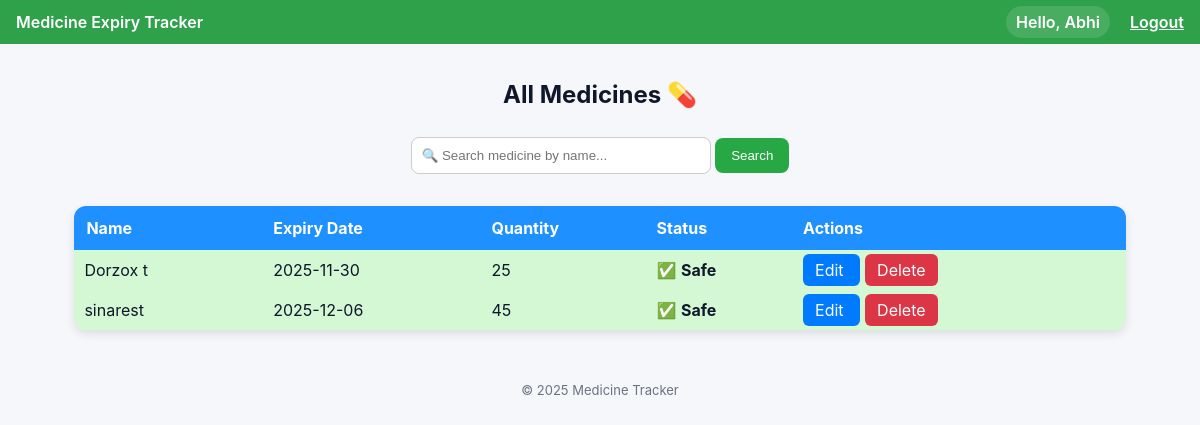
The page /near-expiry (signed in) on the database its author committed.
### tables this page shows
CREATE TABLE users (
    id INTEGER PRIMARY KEY AUTOINCREMENT,
    username TEXT UNIQUE NOT NULL,
    password_hash TEXT NOT NULL,
    created_at TEXT NOT NULL
);

CREATE TABLE medicine (
    id INTEGER PRIMARY KEY AUTOINCREMENT,
    name TEXT NOT NULL,
    expiry_date TEXT NOT NULL,
    quantity INTEGER NOT NULL
, user_id INTEGER);

### app.py (the view)
@app.route('/near-expiry')
@login_required
def near_expiry():
    conn = get_db()
    threshold = (datetime.now() + timedelta(days=30)).strftime('%Y-%m-%d')
    now = datetime.now().strftime('%Y-%m-%d')
    rows = conn.execute(
        "SELECT id, name, expiry_date, quantity FROM medicine WHERE expiry_date <= ? AND expiry_date >= ? AND user_id = ?",
        (threshold, now, session['user_id'])
    ).fetchall()
    return render_template("view_medicines.html", medicines=[dict(r) for r in rows], user=get_current_user())

### app.py (called while the page is built)
@app.context_processor
def inject_datetime():
    return {'datetime': datetime}

def get_db():
    if hasattr(g, '_db'):
        return g._db
    conn = sqlite3.connect(DATABASE)
    conn.row_factory = sqlite3.Row
    g._db = conn
    return conn

@app.teardown_appcontext
def close_connection(exception):
    db = getattr(g, '_db', None)
    if db is not None:
        db.close()

def init_db():
    conn = get_db()
    conn.execute("""
    CREATE TABLE IF NOT EXISTS users (
        id INTEGER PRIMARY KEY AUTOINCREMENT,
        username TEXT UNIQUE NOT NULL,
        password_hash TEXT NOT NULL,
        created_at TEXT NOT NULL
    )
    """)
    conn.execute("""
    CREATE TABLE IF NOT EXISTS medicine (
        id INTEGER PRIMARY KEY AUTOINCREMENT,
        name TEXT NOT NULL,
        expiry_date TEXT NOT NULL,
        quantity INTEGER NOT NULL,
        user_id INTEGER NOT NULL,
        FOREIGN KEY (user_id) REFERENCES users (id)
    )
    """)
    conn.commit()

@app.before_request
def startup():
    if not hasattr(g, 'db_initialized'):
        init_db()
        g.db_initialized = True

def login_required(f):
    @wraps(f)
    def decorated_function(*args, **kwargs):
        if 'user_id' not in session:
            flash("Please login to access that page.", "warning")
            return redirect(url_for('login', next=request.path))
        return f(*args, **kwargs)
    return decorated_function

def get_current_user():
    if 'user_id' in session:
        conn = get_db()
        user = conn.execute("SELECT id, username FROM users WHERE id = ?", (session['user_id'],)).fetchone()
        return user
    return None

### templates/view_medicines.html
{% extends "base.html" %}
{% block content %}
<h2 style="text-align:center; margin-bottom: 20px;">All Medicines 💊</h2>
<form method="get" action="/view" style="text-align: center; margin-bottom: 20px;">
    <input type="text" name="q" placeholder="🔍 Search medicine by name..." value="{{ query }}"
           style="padding: 10px; width: 300px; border: 1px solid #ccc; border-radius: 8px;">
    <button type="submit"
            style="padding: 10px 16px; background-color: #28a745; color: white; border: none; border-radius: 8px; cursor: pointer;">
        Search
    </button>
</form>
<table style="width:90%; margin:auto; border-collapse: collapse; border-radius: 12px; overflow: hidden; box-shadow: 0 4px 10px rgba(0,0,0,0.1);">
    <tr style="background-color: #1e90ff; color: white; text-align: left;">
        <th style="padding: 12px;">Name</th>
        <th>Expiry Date</th>
        <th>Quantity</th>
        <th>Status</th>
        <th>Actions</th>
    </tr>
    {% for med in medicines %}
    <tr
        {% if med.status == "expired" %}
            style="background-color: #ffcccc;"
        {% elif med.status == "near" %}
            style="background-color: #fff4cc;"
        {% else %}
            style="background-color: #d4f8d4;"
        {% endif %}
    >
        <td style="padding: 10px;">{{ med.name }}</td>
        <td>{{ med.expiry_date }}</td>
        <td>{{ med.quantity }}</td>
        <td>
            {% if med.status == "expired" %} ❌ <b>Expired</b>
            {% elif med.status == "near" %} ⚠️ <b>Near Expiry</b>
            {% else %} ✅ <b>Safe</b>
            {% endif %}
        </td>
        <td>
            <a href="/edit/{{ med.id }}"
               style="background-color: #007bff; color: white; padding: 6px 12px; border-radius: 6px; text-decoration: none; margin-right: 5px;">
               Edit
            </a>
            <a href="/delete/{{ med.id }}"
               style="background-color: #dc3545; color: white; padding: 6px 12px; border-radius: 6px; text-decoration: none;"
               onclick="return confirm('Are you sure you want to delete this medicine?');">
               Delete
            </a>
        </td>
    </tr>
    {% endfor %}
</table>
{% endblock %}

### templates/base.html (shortened to what this page needs)
<!DOCTYPE html>
<html lang="en">
<head>
  <link rel="stylesheet" href="{{ url_for('static', filename='css/style.css') }}">
</head>
<body>
  <div class="navbar">
    <div class="nav-left">Medicine Expiry Tracker</div>
    <div class="nav-right">
      {% if user %}
        <span class="user-pill">Hello, {{ user['username'] }}</span>
        <a href="{{ url_for('logout') }}" class="small-link">Logout</a>
      {% else %}
        <a href="{{ url_for('login') }}" class="small-link">Login</a>
      {% endif %}
    </div>
  </div>
  <div class="container">
    {% block content %}{% endblock %}
  </div>
  <footer class="footer">
    &copy; {{ datetime.utcnow().year }} Medicine Tracker
  </footer>
</body>
</html>

### static/css/style.css (style rules this page uses)
.container { padding: 20px; }
:root { --green:#2fa14b; --bg:#f5f7fa; --card:#ffffff; --muted:#6b7280; }
* { box-sizing:border-box }
body { margin:0; font-family:Inter, system-ui, Arial, sans-serif; background:var(--bg); color:#0f172a; -webkit-font-smoothing:antialiased; }
.navbar { display:flex; justify-content:space-between; align-items:center; padding:12px 16px; background:var(--green); color:white; font-weight:600; }
.container { padding:16px }
input[type="text"], input[type="password"], input[type="date"], input[type="number"] { width:100%; padding:10px; margin:8px 0 12px; border-radius:8px; border:1px solid #e6e9ee; }
.small-link { color: var(--violet); text-decoration: underline; margin-left: 8px; }
.user-pill { background:rgba(255,255,255,0.12);padding:6px 10px;border-radius:20px;margin-right:8px }
.footer { padding:12px;text-align:center;color:var(--muted);font-size:13px;margin-top:24px }

### rows shown on the page
users: username "Abhi"
medicine: name "Dorzox t", expiry_date "2025-11-30", quantity "25"
medicine: name "sinarest", expiry_date "2025-12-06", quantity "45"
